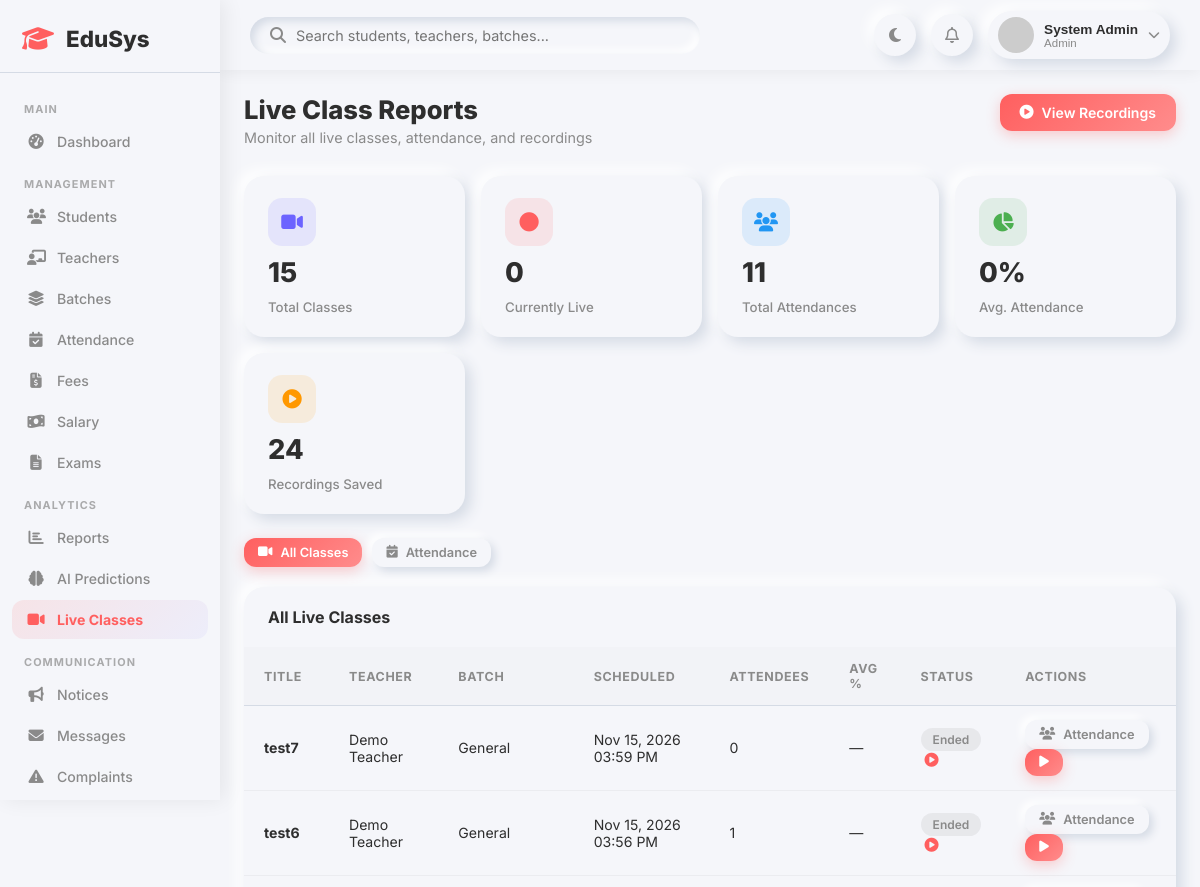
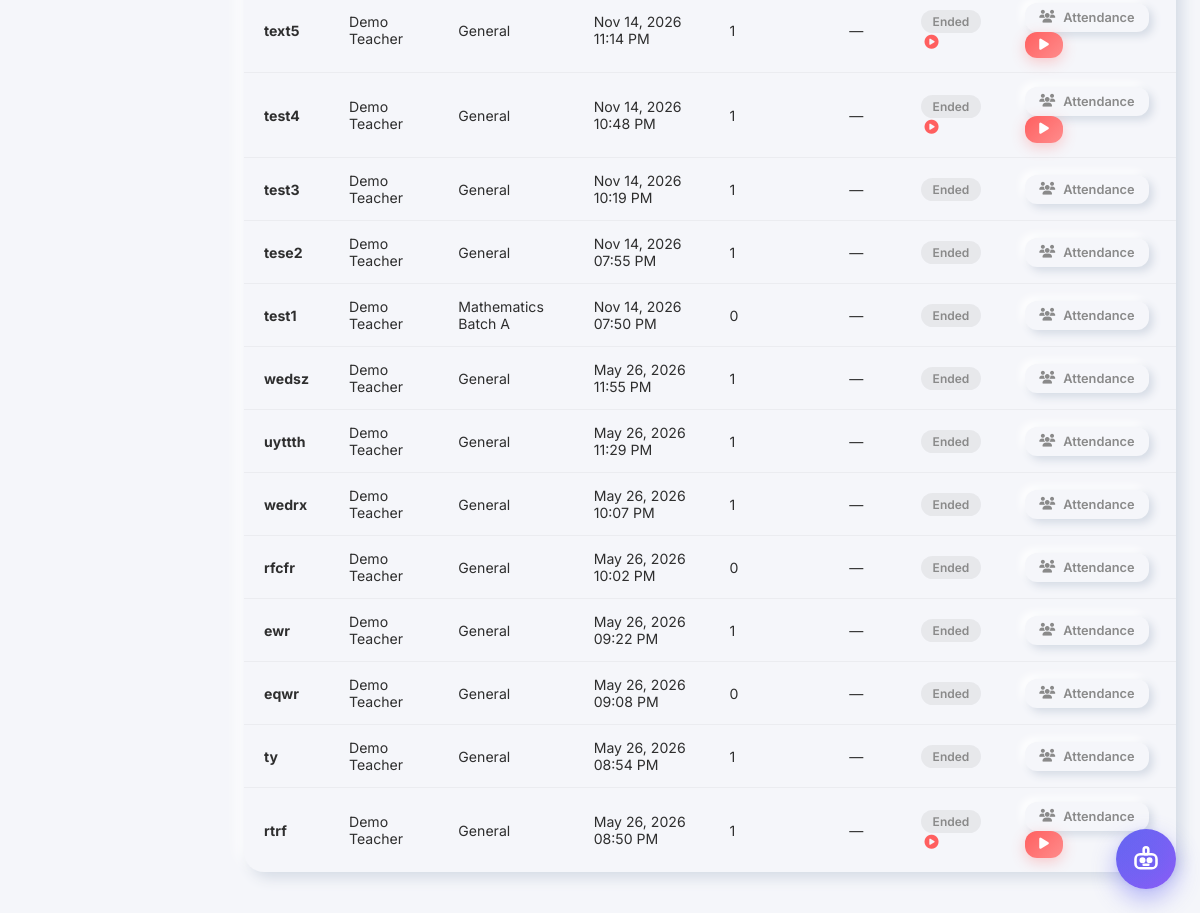
/admin/live-class-reports.php (signed in), run on the app's committed database (2 pictures, top to bottom).
### tables this page shows
CREATE TABLE `live_classes` (
  `id` int(11) NOT NULL,
  `title` varchar(200) DEFAULT NULL,
  `batch_id` int(11) DEFAULT NULL,
  `teacher_id` int(11) DEFAULT NULL,
  `room_id` varchar(100) DEFAULT NULL,
  `scheduled_at` datetime DEFAULT NULL,
  `duration_minutes` int(11) DEFAULT 60,
  `status` enum('scheduled','live','ended') DEFAULT 'scheduled',
  `recording_url` varchar(255) DEFAULT NULL,
  `created_at` timestamp NOT NULL DEFAULT current_timestamp(),
  `end_time` datetime DEFAULT NULL,
  `start_time` datetime DEFAULT NULL
);

CREATE TABLE `batches` (
  `id` int(11) NOT NULL,
  `name` varchar(150) NOT NULL,
  `teacher_id` int(11) DEFAULT NULL,
  `subject_id` int(11) DEFAULT NULL,
  `grade` varchar(20) DEFAULT NULL,
  `schedule` text DEFAULT NULL,
  `max_students` int(11) DEFAULT 30,
  `status` enum('active','inactive') DEFAULT 'active',
  `created_at` timestamp NOT NULL DEFAULT current_timestamp()
);

### admin/live-class-reports.php (the view, shortened to what this page needs)
<?php
require_once '../includes/header.php';
$tab = $_GET['tab'] ?? 'classes';
$total_classes  = $conn->query("SELECT COUNT(*) as c FROM live_classes")->fetch_assoc()['c'] ?? 0;
$live_now       = $conn->query("SELECT COUNT(*) as c FROM live_classes WHERE status='live'")->fetch_assoc()['c'] ?? 0;
$total_rec      = $conn->query("SELECT COUNT(*) as c FROM recordings")->fetch_assoc()['c'] ?? 0;
$total_attn     = $conn->query("SELECT COUNT(*) as c FROM live_attendance")->fetch_assoc()['c'] ?? 0;
$avg_pct        = $conn->query("SELECT AVG(percentage) as a FROM live_attendance WHERE percentage > 0")->fetch_assoc()['a'] ?? 0;
$classes = $conn->query("
    SELECT lc.*, b.name as batch_name, u.name as teacher_name,
           (SELECT COUNT(*) FROM live_attendance WHERE class_id=lc.id) as attendees,
           (SELECT AVG(percentage) FROM live_attendance WHERE class_id=lc.id AND percentage>0) as avg_pct,
           (SELECT COUNT(*) FROM recordings WHERE class_id=lc.id) as has_rec
    FROM live_classes lc
    LEFT JOIN batches b ON lc.batch_id=b.id
    LEFT JOIN teachers t ON lc.teacher_id=t.id
    LEFT JOIN users u ON t.user_id=u.id
    ORDER BY lc.scheduled_at DESC
    LIMIT 50
");
?>
<div class="page-header">
    <div><h1>Live Class Reports</h1><p>Monitor all live classes, attendance, and recordings</p></div>
    <div class="page-actions">
        <a href="<?= BASE_URL ?>recorded_classes.php" class="btn btn-primary">
            <i class="fa-solid fa-circle-play"></i> View Recordings
        </a>
    </div>
</div>
<div class="stats-grid" style="margin-bottom:24px;">
    <div class="stat-card">
        <div class="stat-card-header"><div class="stat-icon purple"><i class="fa-solid fa-video"></i></div></div>
        <div class="stat-value"><?= $total_classes ?></div>
        <div class="stat-label">Total Classes</div>
    </div>
    <div class="stat-card">
        <div class="stat-card-header"><div class="stat-icon red"><i class="fa-solid fa-circle"></i></div></div>
        <div class="stat-value"><?= $live_now ?></div>
        <div class="stat-label">Currently Live</div>
    </div>
    <div class="stat-card">
        <div class="stat-card-header"><div class="stat-icon blue"><i class="fa-solid fa-users"></i></div></div>
        <div class="stat-value"><?= $total_attn ?></div>
        <div class="stat-label">Total Attendances</div>
    </div>
    <div class="stat-card">
        <div class="stat-card-header"><div class="stat-icon green"><i class="fa-solid fa-chart-pie"></i></div></div>
        <div class="stat-value"><?= round($avg_pct, 1) ?>%</div>
        <div class="stat-label">Avg. Attendance</div>
    </div>
    <div class="stat-card">
        <div class="stat-card-header"><div class="stat-icon orange"><i class="fa-solid fa-circle-play"></i></div></div>
        <div class="stat-value"><?= $total_rec ?></div>
        <div class="stat-label">Recordings Saved</div>
    </div>
</div>
<div style="display:flex;gap:10px;margin-bottom:20px;">
    <a href="?tab=classes" class="btn <?= $tab==='classes'?'btn-primary':'btn-outline' ?> btn-sm"><i class="fa-solid fa-video"></i> All Classes</a>
    <a href="?tab=attendance" class="btn <?= $tab==='attendance'?'btn-primary':'btn-outline' ?> btn-sm"><i class="fa-solid fa-calendar-check"></i> Attendance</a>
</div>
<?php if ($tab === 'classes'): ?>
<div class="table-card">
    <div class="table-header"><h3>All Live Classes</h3></div>
    <div class="table-responsive">
        <table>
            <thead>
                <tr><th>Title</th><th>Teacher</th><th>Batch</th><th>Scheduled</th><th>Attendees</th><th>Avg %</th><th>Status</th><th>Actions</th></tr>
            </thead>
            <tbody>
            <?php if ($classes->num_rows === 0): ?>
            <tr><td colspan="8" style="text-align:center;padding:30px;color:var(--text-secondary);">No live classes yet.</td></tr>
            <?php else: while ($lc = $classes->fetch_assoc()):
                $ap = $lc['avg_pct'] ? round($lc['avg_pct'], 1) . '%' : '—';
            ?>
            <tr>
                <td><strong><?= htmlspecialchars($lc['title']) ?></strong></td>
                <td><?= htmlspecialchars($lc['teacher_name'] ?? '—') ?></td>
                <td><?= htmlspecialchars($lc['batch_name'] ?? 'General') ?></td>
                <td><?= $lc['scheduled_at'] ? date('M d, Y h:i A', strtotime($lc['scheduled_at'])) : 'TBD' ?></td>
                <td><?= $lc['attendees'] ?></td>
                <td><?= $ap ?></td>
                <td>
                    <span class="badge-pill <?= $lc['status']==='live'?'badge-danger':($lc['status']==='ended'?'badge-gray':'badge-info') ?>">
                        <?= $lc['status']==='live'?'🔴 LIVE':ucfirst($lc['status']) ?>
                    </span>
                    <?php if ($lc['has_rec']): ?><i class="fa-solid fa-circle-play" style="color:var(--primary);margin-left:4px;" title="Has recording"></i><?php endif; ?>
                </td>
                <td>
                    <a href="?tab=attendance&class_id=<?= $lc['id'] ?>" class="btn btn-outline btn-sm">
                        <i class="fa-solid fa-users"></i> Attendance
                    </a>
                    <?php if ($lc['has_rec']): ?>
                    <a href="<?= BASE_URL ?>recorded_classes.php?class_id=<?= $lc['id'] ?>" class="btn btn-primary btn-sm">
                        <i class="fa-solid fa-play"></i>
                    </a>
                    <?php endif; ?>
                </td>
            </tr>
            <?php endwhile; endif; ?>
            </tbody>
        </table>
    </div>
</div>
<?php endif; ?>
<?php require_once '../includes/footer.php'; ?>

### css/dashboard.css (style rules this page uses)
:root { --primary: #FF5F5F; --secondary: #6C63FF; --background: #F5F6FA; --text-primary: #2E2E2E; --text-secondary: #8A8A8A; --shadow-light: #ffffff; --shadow-dark: #d5dbe5; --neu: 6px 6px 14px var(--shadow-dark), -6px -6px 14px var(--shadow-light); --neu-sm: 4px 4px 8px var(--shadow-dark), -4px -4px 8px var(--shadow-light); --neu-in: inset 4px 4px 8px var(--shadow-dark), inset -4px -4px 8px var(--shadow-light); --success: #4CAF50; --danger: #FF5252; --warning: #FF9800; --info: #2196F3; --sidebar-width: 260px; }
* { margin: 0; padding: 0; box-sizing: border-box; }
body { font-family: 'Inter', sans-serif; background: var(--background); color: var(--text-primary); transition: background 0.3s, color 0.3s; }
.page-header { display: flex; justify-content: space-between; align-items: flex-start; margin-bottom: 30px; flex-wrap: wrap; gap: 15px; }
.page-header h1 { font-size: 1.6rem; font-weight: 800; }
.page-header p { color: var(--text-secondary); font-size: 0.9rem; margin-top: 4px; }
.page-actions { display: flex; gap: 12px; flex-wrap: wrap; }
.stats-grid { display: grid; grid-template-columns: repeat(auto-fit, minmax(210px, 1fr)); gap: 20px; margin-bottom: 30px; }
.stat-card { background: var(--background); border-radius: 20px; box-shadow: var(--neu); padding: 22px 24px; display: flex; flex-direction: column; gap: 10px; transition: transform 0.2s ease; }
.stat-card-header { display: flex; justify-content: space-between; align-items: flex-start; }
.stat-icon { width: 48px; height: 48px; border-radius: 14px; display: flex; align-items: center; justify-content: center; font-size: 1.2rem; }
.stat-icon.red { background: rgba(255,95,95,0.12); color: var(--primary); }
.stat-icon.purple { background: rgba(108,99,255,0.12); color: var(--secondary); }
.stat-icon.green { background: rgba(76,175,80,0.12); color: var(--success); }
.stat-icon.orange { background: rgba(255,152,0,0.12); color: var(--warning); }
.stat-icon.blue { background: rgba(33,150,243,0.12); color: var(--info); }
.stat-value { font-size: 2rem; font-weight: 800; }
.stat-label { font-size: 0.83rem; color: var(--text-secondary); font-weight: 500; }
.table-card { background: var(--background); border-radius: 20px; box-shadow: var(--neu); overflow: hidden; margin-bottom: 25px; }
.table-header { display: flex; justify-content: space-between; align-items: center; padding: 20px 24px; flex-wrap: wrap; gap: 10px; }
.table-header h3 { font-size: 1rem; font-weight: 700; }
.table-responsive { overflow-x: auto; }
table { width: 100%; border-collapse: collapse; }
th, td { padding: 14px 20px; text-align: left; }
th { font-size: 0.78rem; text-transform: uppercase; letter-spacing: 0.05em; color: var(--text-secondary); font-weight: 700; border-bottom: 1px solid var(--shadow-dark); background: rgba(0,0,0,0.01); }
td { font-size: 0.88rem; border-bottom: 1px solid rgba(0,0,0,0.04); }
tr:last-child td { border-bottom: none; }
.badge-pill { display: inline-block; padding: 4px 12px; border-radius: 20px; font-size: 0.75rem; font-weight: 600; }
.badge-gray { background: rgba(0,0,0,0.06); color: var(--text-secondary); }
.btn { display: inline-flex; align-items: center; gap: 8px; padding: 10px 20px; border-radius: 12px; border: none; font-family: 'Inter', sans-serif; font-size: 0.88rem; font-weight: 600; cursor: pointer; transition: all 0.2s ease; text-decoration: none; }
.btn-primary { background: linear-gradient(135deg, var(--primary), #ff8c8c); color: white; box-shadow: 0 4px 14px rgba(255,95,95,0.3); }
.btn-outline { background: var(--background); box-shadow: var(--neu-sm); color: var(--text-secondary); }
.btn-sm { padding: 7px 14px; font-size: 0.8rem; }

### css/responsive.css (style rules this page uses)
@media (max-width: 1200px) { :root { --sidebar-width: 220px; } }
@media (max-width: 1200px) { .stats-grid { gap: 16px; } }
@media (max-width: 1200px) { .stat-value { font-size: 1.7rem; } }

### includes/chatbot_widget.php (style rules this page uses)
:root { --edubot-primary: #6366f1; --edubot-primary-hover: #4f46e5; --edubot-secondary: #8b5cf6; --edubot-accent: #06b6d4; --edubot-bg: #ffffff; --edubot-surface: #f8fafc; --edubot-border: #e2e8f0; --edubot-text: #1e293b; --edubot-text-muted: #64748b; --edubot-bot-bubble: #f1f5f9; --edubot-bot-text: #1e293b; --edubot-user-bubble: linear-gradient(135deg, #6366f1, #8b5cf6); --edubot-shadow: 0 20px 45px -10px rgba(99, 102, 241, 0.25), 0 10px 20px -5px rgba(0, 0, 0, 0.08); }

### data on the page
live_classes: title "test7", teacher_name "Demo Teacher", batch_name "General", scheduled_at "Nov 15, 2026 03:59 PM", attendees "0", ap "—", status "Ended"
live_classes: title "test6", teacher_name "Demo Teacher", batch_name "General", scheduled_at "Nov 15, 2026 03:56 PM", attendees "1", ap "—", status "Ended"
live_classes: title "text5", teacher_name "Demo Teacher", batch_name "General", scheduled_at "Nov 14, 2026 11:14 PM", attendees "1", ap "—", status "Ended"
live_classes: title "test4", teacher_name "Demo Teacher", batch_name "General", scheduled_at "Nov 14, 2026 10:48 PM", attendees "1", ap "—", status "Ended"
live_classes: title "test3", teacher_name "Demo Teacher", batch_name "General", scheduled_at "Nov 14, 2026 10:19 PM", attendees "1", ap "—", status "Ended"
live_classes: title "tese2", teacher_name "Demo Teacher", batch_name "General", scheduled_at "Nov 14, 2026 07:55 PM", attendees "1", ap "—", status "Ended"
live_classes: title "test1", teacher_name "Demo Teacher", batch.name "Mathematics Batch A", scheduled_at "Nov 14, 2026 07:50 PM", attendees "0", ap "—", status "Ended"
live_classes: title "wedsz", teacher_name "Demo Teacher", batch_name "General", scheduled_at "May 26, 2026 11:55 PM", attendees "1", ap "—", status "Ended"
live_classes: title "uyttth", teacher_name "Demo Teacher", batch_name "General", scheduled_at "May 26, 2026 11:29 PM", attendees "1", ap "—", status "Ended"
live_classes: title "wedrx", teacher_name "Demo Teacher", batch_name "General", scheduled_at "May 26, 2026 10:07 PM", attendees "1", ap "—", status "Ended"
live_classes: title "rfcfr", teacher_name "Demo Teacher", batch_name "General", scheduled_at "May 26, 2026 10:02 PM", attendees "0", ap "—", status "Ended"
live_classes: title "ewr", teacher_name "Demo Teacher", batch_name "General", scheduled_at "May 26, 2026 09:22 PM", attendees "1", ap "—", status "Ended"
live_classes: title "eqwr", teacher_name "Demo Teacher", batch_name "General", scheduled_at "May 26, 2026 09:08 PM", attendees "0", ap "—", status "Ended"
live_classes: title "ty", teacher_name "Demo Teacher", batch_name "General", scheduled_at "May 26, 2026 08:54 PM", attendees "1", ap "—", status "Ended"
live_classes: title "rtrf", teacher_name "Demo Teacher", batch_name "General", scheduled_at "May 26, 2026 08:50 PM", attendees "1", ap "—", status "Ended"

### other printed values
$name "System Admin"
$role "Admin"
$total_classes "15"
$live_now "0"
$total_attn "11"
$avg_pct "0"
$total_rec "24"
